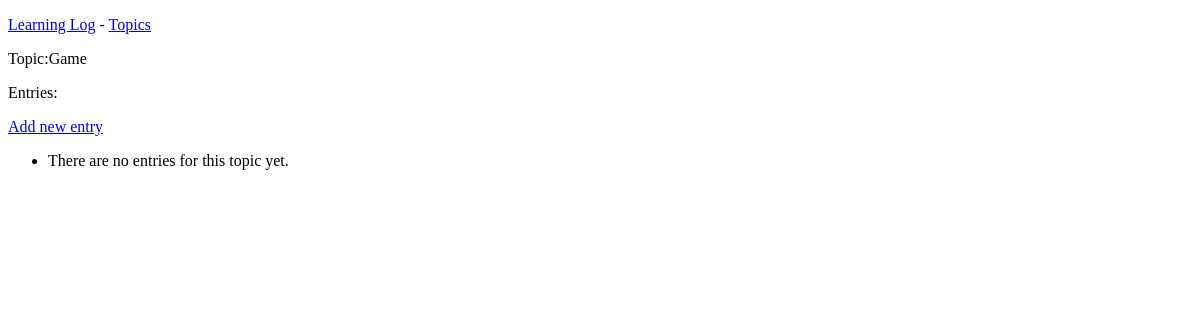
Before: /topics/3/ with the older database file.
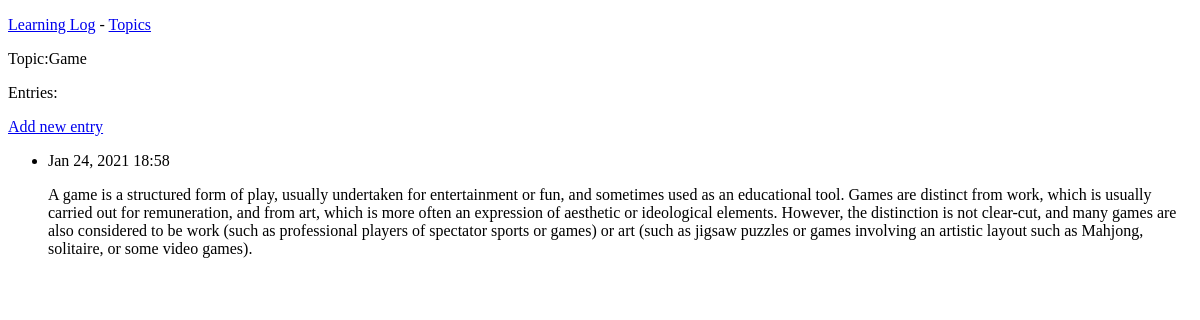
After: the same page with the newer database file.
### learning_logs/models.py (models this page shows, shortened)
class Topic(models.Model):
    text = models.CharField(max_length=200)
    date_added = models.DateTimeField(auto_now_add=True)
    def __str__(self):
        return self.text

class Entry(models.Model):
    topic = models.ForeignKey(Topic, on_delete=models.CASCADE)
    text = models.TextField()
    date_added = models.DateTimeField(auto_now_add=True)
    class Meta:
        verbose_name_plural = 'entries'

### learning_logs/views.py (the view)
# urls.py: path('topics/<int:topic_id>/', views.topic, name='topic'),
def topic(request, topic_id):
    topic = Topic.objects.get(id=topic_id)
    entries = topic.entry_set.order_by('-date_added')
    context = {'topic': topic, 'entries': entries}
    return render(request, 'learning_logs/topic.html', context)

### learning_logs/templates/learning_logs/topic.html
{% extends "learning_logs/base.html" %}
{% block content %}
<p>Topic:{{topic}}</p>
<p>Entries:</p>
<p>
    <a href="{% url 'learning_logs:new_entry' topic.id %}">Add new entry</a>
</p>
<ul>
    {% for entry in entries %}
    <li>
        <p>{{entry.date_added|date:'M d, Y H:i'}}</p>
        <p>{{entry.text|linebreaks}}</p>
    </li>
    {% empty %}
    <li>There are no entries for this topic yet.</li>
    {% endfor %}
</ul>
{% endblock content %}

### learning_logs/templates/learning_logs/base.html (shortened to what this page needs)
<!DOCTYPE html>
<html lang="en">
<head>
</head>
<body>
    <p>
        <a href="{% url 'learning_logs:index' %}">Learning Log</a> -
        <a href="{% url 'learning_logs:topics' %}">Topics</a>
    </p>
    {% block content %}{% endblock content %}
</body>
</html>

Changed rows visible on the page:
added Entry: date_added "Jan 24, 2021 18:58", text "A game is a structured form of play, usually undertaken for entertainment or fun, and sometimes used as an educational tool. Games are distinct from work, which is usually carried out for remuneration, and from art, which is more often an expression of aesthetic or ideological elements. However, the distinction is not clear-cut, and many games are also considered to be work (such as professional players of spectator sports or games) or art (such as jigsaw puzzles or games involving an artistic layout such as Mahjong, solitaire, or some video games)."
Other visible differences:
text no longer shown: "There are no entries for this topic yet."
